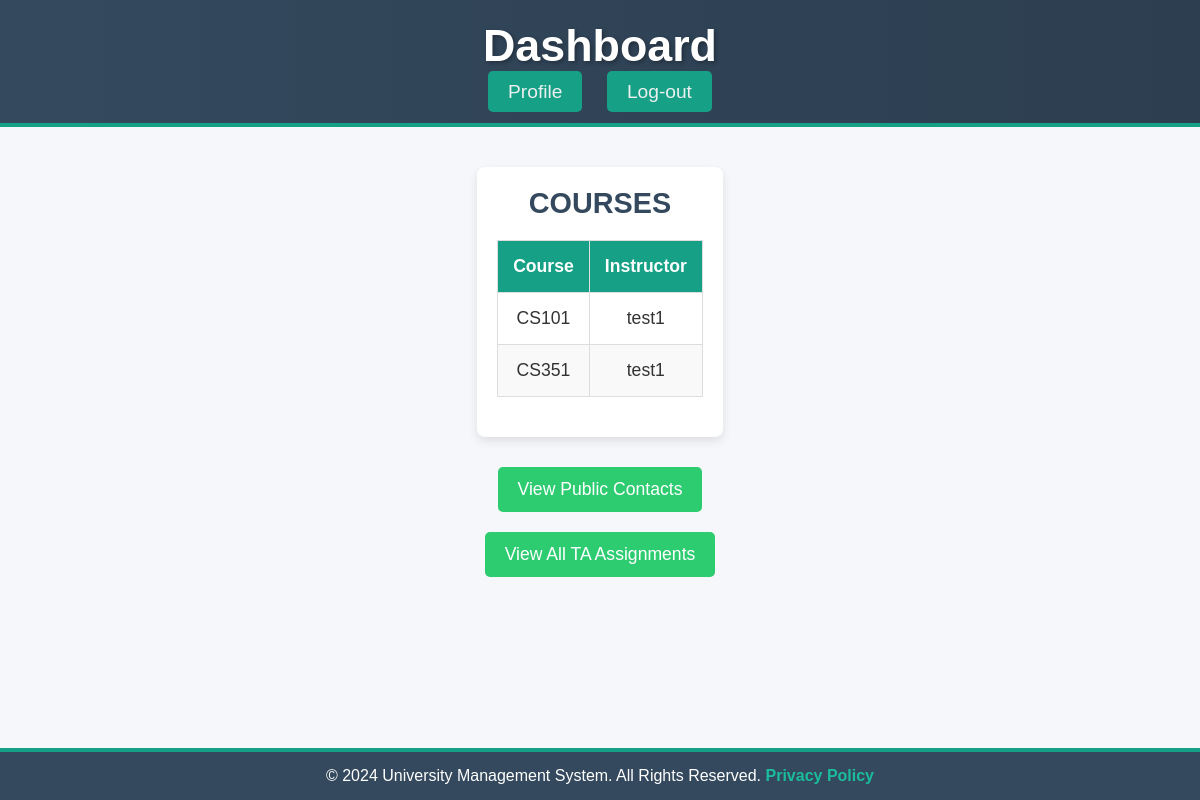
/dashboard/ (signed in), run on the app's committed database.
### TASchedulerApp/models.py (models this page shows, shortened)
class MyCourse(models.Model):
    name = models.CharField(max_length=100)
    instructor = models.ForeignKey(
        MyUser,
        on_delete=models.CASCADE,
        limit_choices_to={'role': 'Instructor'},
        related_name='courses',
        null=True,
        blank=True
    )
    tas = models.ManyToManyField(
        MyUser,
        limit_choices_to={'role': 'TA'},
        related_name='ta_courses',
        blank=True
    )
    room = models.CharField(max_length=10)
    time = models.CharField(max_length=100)

class MyUser(AbstractBaseUser):
    ROLE_CHOICES = [
        ('Administrator', 'Administrator'),
        ('Instructor', 'Instructor'),
        ('TA', 'TA'),
    ]
    role = models.CharField(max_length=20, choices=ROLE_CHOICES, default='TA')
    email = models.EmailField(unique=True)
    name = models.CharField(max_length=50, unique=True)
    contactInfo = models.CharField(max_length=50, default='')
    home_address = models.TextField(default='')
    phone_number = models.CharField(max_length=15, default='')
    office_hours = models.TextField(default='')
    office_location = models.CharField(max_length=50, default='')
    skills = models.TextField(default='')
    is_staff = models.BooleanField(default=False)
    is_active = models.BooleanField(default=True)
    is_superuser = models.BooleanField(default=False)
    objects = MyUserManager()
    EMAIL_FIELD = 'email'
    USERNAME_FIELD = 'name'
    REQUIRED_FIELDS = ['email']
    def __str__(self):
        return self.name

### TASchedulerApp/views.py (the view)
# urls.py: path('dashboard/', views.Dashboard.as_view(), name='dashboard'),
class Dashboard(LoginRequiredMixin, View):
    def get(self, request):
        user = request.user
        if user.role == 'Instructor':
            courses = user.courses.all()
        elif user.role == 'TA':
            courses = user.ta_courses.all()
        else:
            courses = MyCourse.objects.all()
        context = {
            'user': user,
            'user_role': user.role,
            'courses': courses  # Pass the courses to the template
        }
        return render(request, 'dashboard.html', context)

### templates/dashboard.html (shortened to what this page needs)
<!DOCTYPE html>
<html lang="en">
<head>
</head>
<body>
    {% if user.role == 'TA' %}
    <header class="header">
        <h1>Dashboard</h1>
        <nav>
            <a href="{% url 'ta_profile' %}">Profile</a>
            <a href="{% url 'login' %}">Log-out</a>
        </nav>
    </header>
    {% endif %}
    <div class="content">
        <section class="box">
            <h2>Courses</h2>
            <table>
                <thead>
                    <tr>
                        <th>Course</th>
                        <th>Instructor</th>
                    </tr>
                </thead>
                <tbody>
                    {% for course in courses %}
                    <tr>
                        <td>{{ course.name }}</td>
                        <td>{{ course.instructor }}</td>
                    </tr>
                    {% endfor %}
                </tbody>
            </table>
        </section>
        <div class="admin-links">
            <a href="{% url 'view_public_contacts' %}">View Public Contacts</a>
            <a href="{% url 'view_ta_assignments' %}">View All TA Assignments</a>
        </div>
    </div>
    <footer class="footer">
        <p>&copy; 2024 University Management System. All Rights Reserved. <a href="#">Privacy Policy</a></p>
    </footer>
</body>
</html>

### templates/dashboard.html (style rules this page uses)
* { margin: 0; padding: 0; box-sizing: border-box; }
body { font-family: 'Arial', sans-serif; background: #f5f7fa; color: #333; display: flex; flex-direction: column; min-height: 100vh; }
.header { background: linear-gradient(90deg, #34495e, #2c3e50); color: white; text-align: center; padding: 20px; border-bottom: 4px solid #16a085; }
.header h1 { font-size: 2.8em; font-weight: 700; text-shadow: 2px 2px 4px rgba(0, 0, 0, 0.3); }
nav { margin-top: 10px; }
nav a { color: #ecf0f1; text-decoration: none; margin: 0 10px; padding: 10px 20px; background-color: #16a085; border-radius: 5px; font-size: 1.2em; transition: all 0.3s ease; }
.content { flex-grow: 1; padding: 20px; max-width: 1200px; margin: 20px auto; }
h2 { text-align: center; margin-bottom: 20px; color: #34495e; text-transform: uppercase; font-size: 1.8em; }
.box { background: white; padding: 20px; border-radius: 8px; box-shadow: 0 4px 10px rgba(0, 0, 0, 0.1); margin-bottom: 30px; }
table { width: 100%; border-collapse: collapse; margin-bottom: 20px; }
th, td { padding: 15px; border: 1px solid #ddd; text-align: center; font-size: 1.1em; }
th { background-color: #16a085; color: white; }
tr:nth-child(even) { background-color: #f9f9f9; }
.admin-links { display: flex; flex-direction: column; gap: 20px; align-items: center; margin: 20px 0; }
.admin-links a { padding: 12px 20px; background: #2ecc71; color: white; font-size: 1.1em; text-decoration: none; border-radius: 5px; transition: all 0.3s ease; }
.footer { background: #34495e; color: white; text-align: center; padding: 15px; margin-top: auto; border-top: 4px solid #16a085; }
.footer a { color: #1abc9c; text-decoration: none; font-weight: bold; }

### data on the page
MyCourse: name "CS101", instructor "test1"
MyCourse: name "CS351", instructor "test1"
